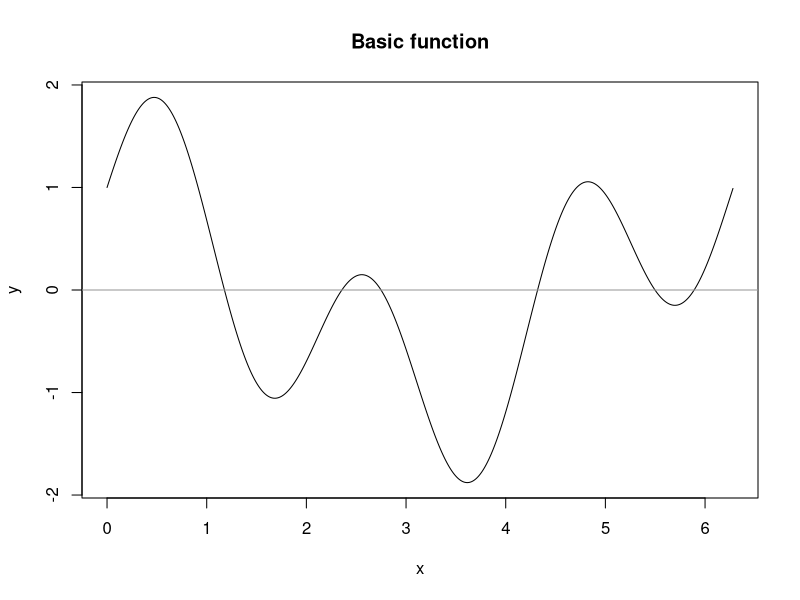
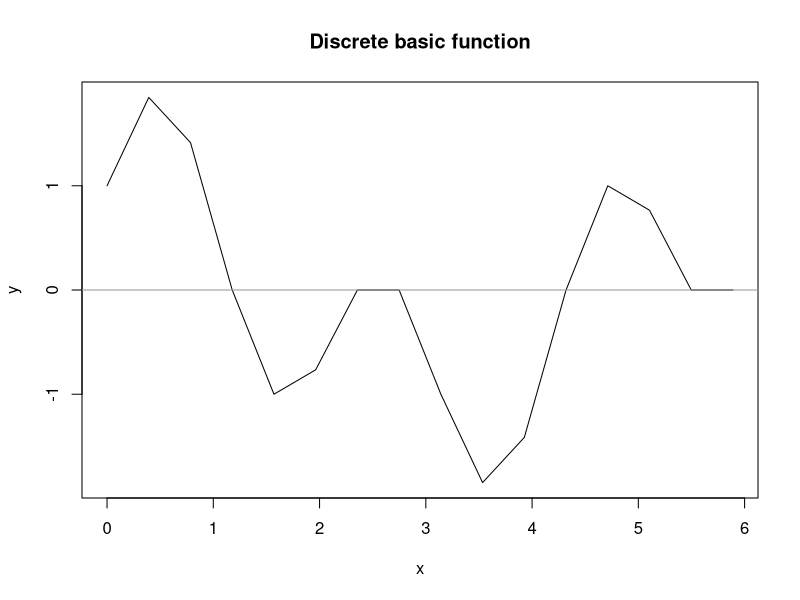
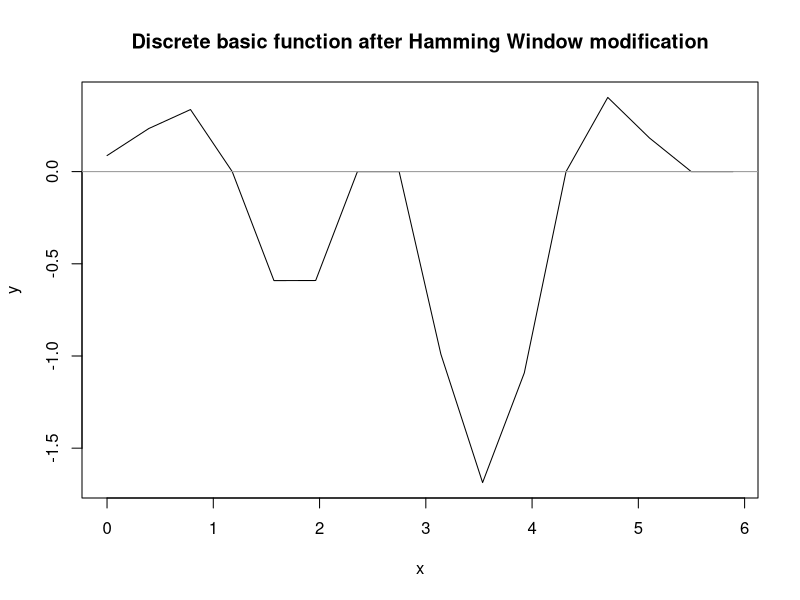
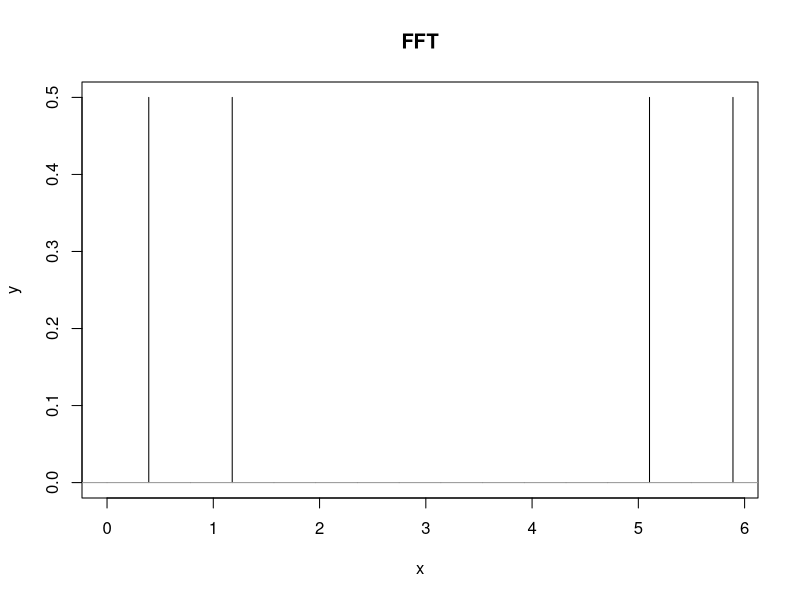
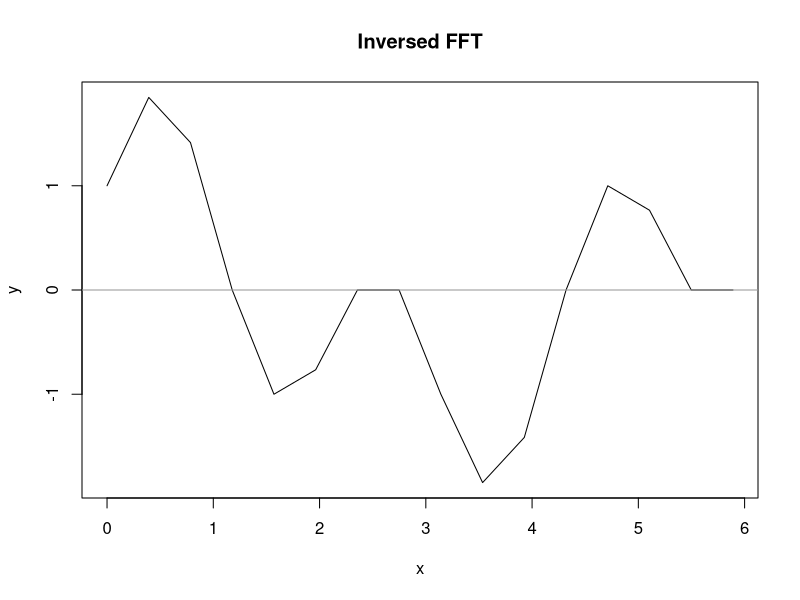

Write R code to recreate these figures, in order.
# Made by IvAlex

y <- function(x) {
  sin(3 * x) + cos(x)
}

custom_plot <- function(x, y, head_title) {
  plot(x, y, type = "l", xlab = "x", ylab = "y", main = head_title)
  abline(h = 0, col = "gray60")
}

custom_freq_plot <- function(x, y, head_title) {
  plot(x, y, type = "h", xlab = "x", ylab = "y", main = head_title)
  abline(h = 0, col = "gray60")
}

# Dots num
N <- 16

#Period
T <- 2 * pi

#Interval
a <- 0
b <- a + T

# 
custom_seq_interval = function(from, before, num_intervals){
  res <- seq(from, before, length.out = (num_intervals + 1))
  res[-length(res)]
}

# basic function
basic_xdots <- seq(a, b, by = 0.01)
basic_ydots <- y(basic_xdots)
custom_plot(basic_xdots, basic_ydots, "Basic function")

#discrete basic function
basic_xdots <- custom_seq_interval(a, b, N)
basic_ydots <- y(basic_xdots)
custom_plot(basic_xdots, basic_ydots, "Discrete basic function")

hamming_a <- 25/46
hamming_b <- 21/46
hidden_hamming_window_ <- function(n, N){
  hamming_a - hamming_b * cos(2 * pi * n / (N - 1))
}

# Hamming Window
hamming_window <- function(dots){
  N <- length(dots)
  res <- dots * hidden_hamming_window_(seq(0, N - 1), N)
  res
}

hamming_ydots <- hamming_window(basic_ydots)
custom_plot(basic_xdots, hamming_ydots, "Discrete basic function after Hamming Window modification")

#Fourier transform
## Sorting indexes generator
sort_index_gen <- function (arr, k){
  if (k < 1) {
    arr
  } else {
    sort_index_gen(c(arr, (k + arr)), k / 2);
  }
}
  
#БПФ с прореживанием по частоте
fft_butterfly <- function(arr, dir){
  n <- length(arr)
  w <- 1
  left <- NULL
  right <- NULL
  Wn <- exp(((-1) ^ dir) *2 * 1i * pi / n)
  if (length(arr) < 2) {
    return(arr)
  }
  
  for(index in seq(1, n/2, by = 1)) {
    left <- c(left, arr[index]+arr[index+(n/2)]) 
    right <- c(right, (arr[index]-arr[index+(n/2)])*w)
    w <- w*Wn
  }
  
  c(fft_butterfly(left, dir), fft_butterfly(right, dir))
}

custom_fft <- function(dots){
  N <- length(dots)
  fft_butterfly(dots, 0)[sort_index_gen(c(0), N / 2) + 1]/N
}

custom_ifft <- function(idots){
  N <- length(idots)
  fft_butterfly(idots, 1)[sort_index_gen(c(0), N / 2) + 1]
}

fft_ydots <- custom_fft(basic_ydots)
custom_freq_plot(basic_xdots, Mod(fft_ydots), "FFT")

ifft_ydots <- custom_ifft(fft_ydots)
custom_plot(basic_xdots, Re(ifft_ydots), "Inversed FFT")
